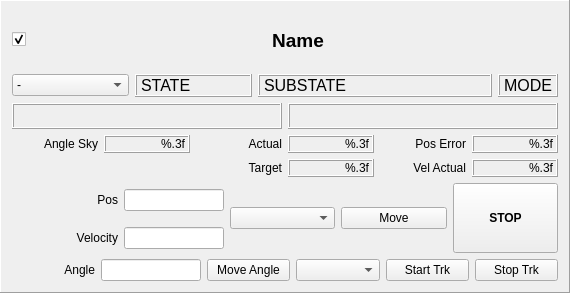
<?xml version="1.0" encoding="UTF-8"?>
<ui version="4.0">
 <class>Frame</class>
 <widget class="QFrame" name="Frame">
  <property name="geometry">
   <rect>
    <x>0</x>
    <y>0</y>
    <width>570</width>
    <height>293</height>
   </rect>
  </property>
  <property name="minimumSize">
   <size>
    <width>570</width>
    <height>293</height>
   </size>
  </property>
  <property name="windowTitle">
   <string>Frame</string>
  </property>
  <property name="frameShape">
   <enum>QFrame::Panel</enum>
  </property>
  <property name="frameShadow">
   <enum>QFrame::Raised</enum>
  </property>
  <layout class="QGridLayout" name="gridLayout">
   <item row="0" column="0">
    <layout class="QVBoxLayout" name="verticalLayout">
     <item>
      <layout class="QHBoxLayout" name="horizontalLayout_3">
       <item>
        <widget class="QCheckBox" name="check">
         <property name="maximumSize">
          <size>
           <width>20</width>
           <height>16777215</height>
          </size>
         </property>
         <property name="text">
          <string/>
         </property>
         <property name="checked">
          <bool>true</bool>
         </property>
        </widget>
       </item>
       <item>
        <widget class="QLabel" name="name">
         <property name="sizeIncrement">
          <size>
           <width>0</width>
           <height>25</height>
          </size>
         </property>
         <property name="font">
          <font>
           <pointsize>14</pointsize>
           <weight>75</weight>
           <bold>true</bold>
          </font>
         </property>
         <property name="styleSheet">
          <string notr="true">border-bottom: 1px solid black</string>
         </property>
         <property name="text">
          <string>Name</string>
         </property>
         <property name="alignment">
          <set>Qt::AlignCenter</set>
         </property>
        </widget>
       </item>
      </layout>
     </item>
     <item>
      <layout class="QGridLayout" name="gridLayout_3">
       <item row="1" column="0" colspan="5">
        <layout class="QHBoxLayout" name="horizontalLayout">
         <item>
          <widget class="QLabel" name="error_txt">
           <property name="font">
            <font>
             <pointsize>10</pointsize>
            </font>
           </property>
           <property name="frameShape">
            <enum>QFrame::Box</enum>
           </property>
           <property name="frameShadow">
            <enum>QFrame::Raised</enum>
           </property>
           <property name="text">
            <string/>
           </property>
           <property name="alignment">
            <set>Qt::AlignCenter</set>
           </property>
          </widget>
         </item>
         <item>
          <widget class="QLabel" name="rpc_feedback">
           <property name="font">
            <font>
             <pointsize>10</pointsize>
            </font>
           </property>
           <property name="frameShape">
            <enum>QFrame::Box</enum>
           </property>
           <property name="frameShadow">
            <enum>QFrame::Raised</enum>
           </property>
           <property name="text">
            <string/>
           </property>
           <property name="alignment">
            <set>Qt::AlignCenter</set>
           </property>
          </widget>
         </item>
        </layout>
       </item>
       <item row="0" column="4">
        <widget class="QLabel" name="track_mode_txt">
         <property name="maximumSize">
          <size>
           <width>60</width>
           <height>16777215</height>
          </size>
         </property>
         <property name="font">
          <font>
           <pointsize>12</pointsize>
          </font>
         </property>
         <property name="frameShape">
          <enum>QFrame::Box</enum>
         </property>
         <property name="frameShadow">
          <enum>QFrame::Raised</enum>
         </property>
         <property name="text">
          <string>MODE</string>
         </property>
         <property name="alignment">
          <set>Qt::AlignCenter</set>
         </property>
        </widget>
       </item>
       <item row="0" column="1">
        <widget class="QLabel" name="state">
         <property name="font">
          <font>
           <pointsize>12</pointsize>
          </font>
         </property>
         <property name="frameShape">
          <enum>QFrame::Box</enum>
         </property>
         <property name="frameShadow">
          <enum>QFrame::Raised</enum>
         </property>
         <property name="text">
          <string>STATE</string>
         </property>
         <property name="alignment">
          <set>Qt::AlignLeading|Qt::AlignLeft|Qt::AlignVCenter</set>
         </property>
        </widget>
       </item>
       <item row="0" column="0">
        <widget class="QComboBox" name="state_action">
         <item>
          <property name="text">
           <string>-</string>
          </property>
         </item>
         <item>
          <property name="text">
           <string>INIT</string>
          </property>
         </item>
         <item>
          <property name="text">
           <string>ENABLE</string>
          </property>
         </item>
         <item>
          <property name="text">
           <string>DISABLE</string>
          </property>
         </item>
         <item>
          <property name="text">
           <string>RESET</string>
          </property>
         </item>
        </widget>
       </item>
       <item row="0" column="2" colspan="2">
        <widget class="QLabel" name="substate">
         <property name="font">
          <font>
           <pointsize>12</pointsize>
          </font>
         </property>
         <property name="frameShape">
          <enum>QFrame::Box</enum>
         </property>
         <property name="frameShadow">
          <enum>QFrame::Raised</enum>
         </property>
         <property name="text">
          <string>SUBSTATE</string>
         </property>
         <property name="alignment">
          <set>Qt::AlignLeading|Qt::AlignLeft|Qt::AlignVCenter</set>
         </property>
        </widget>
       </item>
      </layout>
     </item>
     <item>
      <layout class="QGridLayout" name="gridLayout_2">
       <item row="0" column="4">
        <widget class="QLabel" name="label_2">
         <property name="text">
          <string>Pos Error</string>
         </property>
         <property name="alignment">
          <set>Qt::AlignRight|Qt::AlignTrailing|Qt::AlignVCenter</set>
         </property>
        </widget>
       </item>
       <item row="1" column="2">
        <widget class="QLabel" name="label_7">
         <property name="text">
          <string>Target</string>
         </property>
         <property name="alignment">
          <set>Qt::AlignRight|Qt::AlignTrailing|Qt::AlignVCenter</set>
         </property>
        </widget>
       </item>
       <item row="0" column="2">
        <widget class="QLabel" name="label_6">
         <property name="text">
          <string>Actual</string>
         </property>
         <property name="alignment">
          <set>Qt::AlignRight|Qt::AlignTrailing|Qt::AlignVCenter</set>
         </property>
        </widget>
       </item>
       <item row="1" column="3">
        <widget class="QLabel" name="pos_target">
         <property name="sizePolicy">
          <sizepolicy hsizetype="Preferred" vsizetype="Maximum">
           <horstretch>0</horstretch>
           <verstretch>0</verstretch>
          </sizepolicy>
         </property>
         <property name="font">
          <font>
           <pointsize>9</pointsize>
          </font>
         </property>
         <property name="frameShape">
          <enum>QFrame::Box</enum>
         </property>
         <property name="frameShadow">
          <enum>QFrame::Raised</enum>
         </property>
         <property name="text">
          <string extracomment="Pos Target">%.3f</string>
         </property>
         <property name="alignment">
          <set>Qt::AlignRight|Qt::AlignTrailing|Qt::AlignVCenter</set>
         </property>
        </widget>
       </item>
       <item row="1" column="4">
        <widget class="QLabel" name="label_8">
         <property name="text">
          <string>Vel Actual</string>
         </property>
         <property name="alignment">
          <set>Qt::AlignRight|Qt::AlignTrailing|Qt::AlignVCenter</set>
         </property>
        </widget>
       </item>
       <item row="0" column="3">
        <widget class="QLabel" name="pos_actual">
         <property name="sizePolicy">
          <sizepolicy hsizetype="Preferred" vsizetype="Maximum">
           <horstretch>0</horstretch>
           <verstretch>0</verstretch>
          </sizepolicy>
         </property>
         <property name="font">
          <font>
           <pointsize>9</pointsize>
          </font>
         </property>
         <property name="frameShape">
          <enum>QFrame::Box</enum>
         </property>
         <property name="frameShadow">
          <enum>QFrame::Raised</enum>
         </property>
         <property name="text">
          <string>%.3f</string>
         </property>
         <property name="alignment">
          <set>Qt::AlignRight|Qt::AlignTrailing|Qt::AlignVCenter</set>
         </property>
        </widget>
       </item>
       <item row="1" column="5">
        <widget class="QLabel" name="vel_actual">
         <property name="sizePolicy">
          <sizepolicy hsizetype="Preferred" vsizetype="Maximum">
           <horstretch>0</horstretch>
           <verstretch>0</verstretch>
          </sizepolicy>
         </property>
         <property name="font">
          <font>
           <pointsize>9</pointsize>
          </font>
         </property>
         <property name="frameShape">
          <enum>QFrame::Box</enum>
         </property>
         <property name="frameShadow">
          <enum>QFrame::Raised</enum>
         </property>
         <property name="text">
          <string>%.3f</string>
         </property>
         <property name="alignment">
          <set>Qt::AlignRight|Qt::AlignTrailing|Qt::AlignVCenter</set>
         </property>
        </widget>
       </item>
       <item row="0" column="5">
        <widget class="QLabel" name="pos_error">
         <property name="sizePolicy">
          <sizepolicy hsizetype="Preferred" vsizetype="Maximum">
           <horstretch>0</horstretch>
           <verstretch>0</verstretch>
          </sizepolicy>
         </property>
         <property name="font">
          <font>
           <pointsize>9</pointsize>
          </font>
         </property>
         <property name="frameShape">
          <enum>QFrame::Box</enum>
         </property>
         <property name="frameShadow">
          <enum>QFrame::Raised</enum>
         </property>
         <property name="text">
          <string>%.3f</string>
         </property>
         <property name="alignment">
          <set>Qt::AlignRight|Qt::AlignTrailing|Qt::AlignVCenter</set>
         </property>
        </widget>
       </item>
       <item row="0" column="0">
        <widget class="QLabel" name="label_9">
         <property name="text">
          <string>Angle Sky</string>
         </property>
         <property name="alignment">
          <set>Qt::AlignRight|Qt::AlignTrailing|Qt::AlignVCenter</set>
         </property>
        </widget>
       </item>
       <item row="0" column="1">
        <widget class="QLabel" name="angle_on_sky">
         <property name="sizePolicy">
          <sizepolicy hsizetype="Preferred" vsizetype="Maximum">
           <horstretch>0</horstretch>
           <verstretch>0</verstretch>
          </sizepolicy>
         </property>
         <property name="font">
          <font>
           <pointsize>9</pointsize>
          </font>
         </property>
         <property name="frameShape">
          <enum>QFrame::Box</enum>
         </property>
         <property name="frameShadow">
          <enum>QFrame::Raised</enum>
         </property>
         <property name="text">
          <string>%.3f</string>
         </property>
         <property name="alignment">
          <set>Qt::AlignRight|Qt::AlignTrailing|Qt::AlignVCenter</set>
         </property>
        </widget>
       </item>
      </layout>
     </item>
     <item>
      <layout class="QGridLayout" name="gridLayout_4">
       <item row="0" column="2" rowspan="2">
        <widget class="QComboBox" name="move_mode"/>
       </item>
       <item row="0" column="1">
        <widget class="QLineEdit" name="input_pos_target">
         <property name="maximumSize">
          <size>
           <width>100</width>
           <height>16777215</height>
          </size>
         </property>
         <property name="alignment">
          <set>Qt::AlignRight|Qt::AlignTrailing|Qt::AlignVCenter</set>
         </property>
        </widget>
       </item>
       <item row="1" column="1">
        <widget class="QLineEdit" name="input_velocity">
         <property name="maximumSize">
          <size>
           <width>100</width>
           <height>16777215</height>
          </size>
         </property>
         <property name="alignment">
          <set>Qt::AlignRight|Qt::AlignTrailing|Qt::AlignVCenter</set>
         </property>
        </widget>
       </item>
       <item row="0" column="0">
        <widget class="QLabel" name="pos_label">
         <property name="text">
          <string>Pos</string>
         </property>
         <property name="alignment">
          <set>Qt::AlignRight|Qt::AlignTrailing|Qt::AlignVCenter</set>
         </property>
        </widget>
       </item>
       <item row="1" column="0">
        <widget class="QLabel" name="label_3">
         <property name="text">
          <string>Velocity</string>
         </property>
         <property name="alignment">
          <set>Qt::AlignRight|Qt::AlignTrailing|Qt::AlignVCenter</set>
         </property>
        </widget>
       </item>
       <item row="0" column="4" rowspan="2">
        <widget class="QPushButton" name="stop">
         <property name="minimumSize">
          <size>
           <width>0</width>
           <height>70</height>
          </size>
         </property>
         <property name="font">
          <font>
           <weight>75</weight>
           <bold>true</bold>
          </font>
         </property>
         <property name="text">
          <string>STOP</string>
         </property>
        </widget>
       </item>
       <item row="0" column="3" rowspan="2">
        <widget class="QPushButton" name="move">
         <property name="text">
          <string>Move</string>
         </property>
        </widget>
       </item>
      </layout>
     </item>
     <item>
      <layout class="QHBoxLayout" name="horizontalLayout_2">
       <item>
        <widget class="QLabel" name="label_5">
         <property name="text">
          <string>Angle</string>
         </property>
         <property name="alignment">
          <set>Qt::AlignRight|Qt::AlignTrailing|Qt::AlignVCenter</set>
         </property>
        </widget>
       </item>
       <item>
        <widget class="QLineEdit" name="input_angle">
         <property name="maximumSize">
          <size>
           <width>100</width>
           <height>16777215</height>
          </size>
         </property>
         <property name="alignment">
          <set>Qt::AlignRight|Qt::AlignTrailing|Qt::AlignVCenter</set>
         </property>
        </widget>
       </item>
       <item>
        <widget class="QPushButton" name="move_angle">
         <property name="text">
          <string>Move Angle</string>
         </property>
        </widget>
       </item>
       <item>
        <widget class="QComboBox" name="track_mode"/>
       </item>
       <item>
        <widget class="QPushButton" name="start_track">
         <property name="text">
          <string>Start Trk</string>
         </property>
        </widget>
       </item>
       <item>
        <widget class="QPushButton" name="stop_track">
         <property name="text">
          <string>Stop Trk</string>
         </property>
        </widget>
       </item>
      </layout>
     </item>
    </layout>
   </item>
  </layout>
 </widget>
 <resources/>
 <connections/>
</ui>
